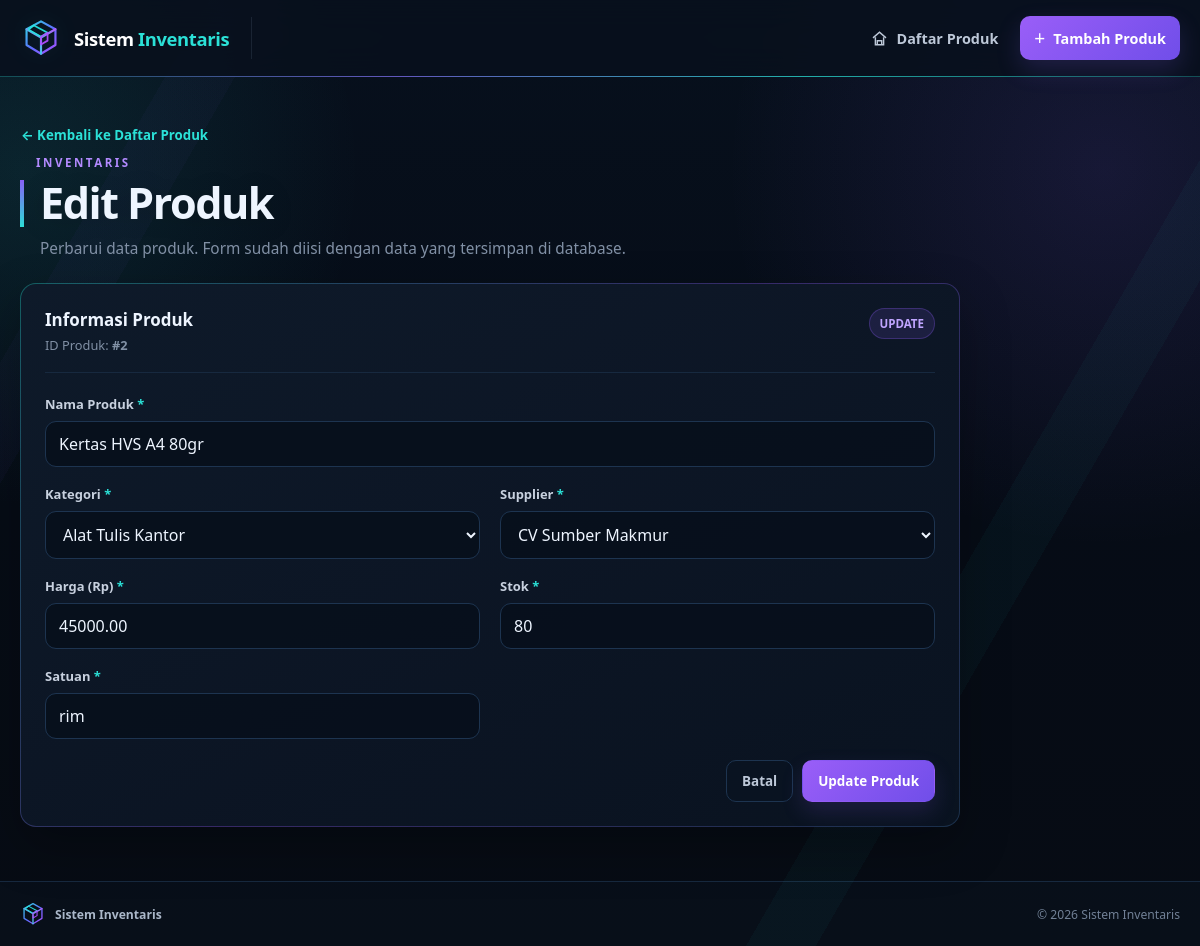
Page /edit.php?id=2 on the committed database.
### tables this page shows
CREATE TABLE produk (
    id_produk INT AUTO_INCREMENT PRIMARY KEY,
    nama_produk VARCHAR(150) NOT NULL,
    id_kategori INT NOT NULL,
    id_supplier INT NOT NULL,
    stok INT NOT NULL DEFAULT 0,
    harga DECIMAL(12,2) NOT NULL DEFAULT 0,
    satuan VARCHAR(30) NOT NULL DEFAULT 'pcs',
    created_at TIMESTAMP DEFAULT CURRENT_TIMESTAMP,
    CONSTRAINT fk_produk_kategori FOREIGN KEY (id_kategori)
        REFERENCES kategori(id_kategori)
        ON DELETE RESTRICT
        ON UPDATE CASCADE,
    CONSTRAINT fk_produk_supplier FOREIGN KEY (id_supplier)
        REFERENCES supplier(id_supplier)
        ON DELETE RESTRICT
        ON UPDATE CASCADE
);

CREATE TABLE kategori (
    id_kategori INT AUTO_INCREMENT PRIMARY KEY,
    nama_kategori VARCHAR(100) NOT NULL,
    deskripsi VARCHAR(255) DEFAULT NULL,
    created_at TIMESTAMP DEFAULT CURRENT_TIMESTAMP
);

CREATE TABLE supplier (
    id_supplier INT AUTO_INCREMENT PRIMARY KEY,
    nama_supplier VARCHAR(100) NOT NULL,
    kontak VARCHAR(50) DEFAULT NULL,
    alamat VARCHAR(255) DEFAULT NULL,
    created_at TIMESTAMP DEFAULT CURRENT_TIMESTAMP
);

### config/helpers.php (called while the page is built, shortened)
<?php
function e($value): string
{
    return htmlspecialchars((string) $value, ENT_QUOTES, 'UTF-8');
}

### edit.php (the view, shortened to what this page needs)
<?php
require_once __DIR__ . '/config/helpers.php';
$db = Database::getInstance()->getConnection();
$id = $_GET['id'] ?? '';
$stmt = $db->prepare('SELECT * FROM produk WHERE id_produk = :id');
$stmt->bindValue(':id', (int) $id, PDO::PARAM_INT);
$stmt->execute();
$produk = $stmt->fetch();
$kategoriStmt = $db->prepare('SELECT id_kategori, nama_kategori FROM kategori ORDER BY nama_kategori ASC');
$kategoriStmt->execute();
$kategoriList = $kategoriStmt->fetchAll();
$supplierStmt = $db->prepare('SELECT id_supplier, nama_supplier FROM supplier ORDER BY nama_supplier ASC');
$supplierStmt->execute();
$supplierList = $supplierStmt->fetchAll();
include __DIR__ . '/includes/header.php';
?>
<section class="form-page-heading">
    <div>
        <a class="back-link" href="index.php">← Kembali ke Daftar Produk</a>
        <p class="eyebrow">INVENTARIS</p>
        <h1>Edit Produk</h1>
        <p class="page-description">Perbarui data produk. Form sudah diisi dengan data yang tersimpan di database.</p>
    </div>
</section>
<section class="form-card form-card-wide">
    <div class="form-card-top">
        <div>
            <h2>Informasi Produk</h2>
            <p>ID Produk: <strong>#<?php echo e($produk['id_produk']); ?></strong></p>
        </div>
        <span class="form-chip form-chip-edit">UPDATE</span>
    </div>
    <form method="post" action="proses_edit.php" class="product-form">
        <div class="form-group form-group-full">
            <label for="nama_produk">Nama Produk <span class="required-mark">*</span></label>
            <input type="text" id="nama_produk" name="nama_produk" required maxlength="150"
                   value="<?php echo e($produk['nama_produk']); ?>" autocomplete="off">
        </div>
        <div class="form-group">
            <label for="id_kategori">Kategori <span class="required-mark">*</span></label>
            <select id="id_kategori" name="id_kategori" required>
                <?php foreach ($kategoriList as $kategori): ?>
                    <option value="<?php echo e($kategori['id_kategori']); ?>"
                        <?php echo (int) $kategori['id_kategori'] === (int) $produk['id_kategori'] ? 'selected' : ''; ?> >
                        <?php echo e($kategori['nama_kategori']); ?>
                    </option>
                <?php endforeach; ?>
            </select>
        </div>
        <div class="form-group">
            <label for="id_supplier">Supplier <span class="required-mark">*</span></label>
            <select id="id_supplier" name="id_supplier" required>
                <?php foreach ($supplierList as $supplier): ?>
                    <option value="<?php echo e($supplier['id_supplier']); ?>"
                        <?php echo (int) $supplier['id_supplier'] === (int) $produk['id_supplier'] ? 'selected' : ''; ?> >
                        <?php echo e($supplier['nama_supplier']); ?>
                    </option>
                <?php endforeach; ?>
            </select>
        </div>
        <div class="form-group">
            <label for="harga">Harga (Rp) <span class="required-mark">*</span></label>
            <input type="number" id="harga" name="harga" required min="0" step="0.01"
                   value="<?php echo e($produk['harga']); ?>">
        </div>
        <div class="form-group">
            <label for="stok">Stok <span class="required-mark">*</span></label>
            <input type="number" id="stok" name="stok" required min="0" step="1"
                   value="<?php echo e($produk['stok']); ?>">
        </div>
        <div class="form-group">
            <label for="satuan">Satuan <span class="required-mark">*</span></label>
            <input type="text" id="satuan" name="satuan" required maxlength="30"
                   value="<?php echo e($produk['satuan']); ?>">
        </div>
        <div class="form-actions form-group-full">
            <a href="index.php" class="btn btn-ghost">Batal</a>
            <button type="submit" class="btn btn-primary">Update Produk</button>
        </div>
    </form>
</section>
<?php include __DIR__ . '/includes/footer.php'; ?>

### rows in the picture
produk: id_produk "2", nama_produk "Kertas HVS A4 80gr", id_kategori "Alat Tulis Kantor", id_supplier "CV Sumber Makmur", harga "45000.00", stok "80", satuan "rim"
